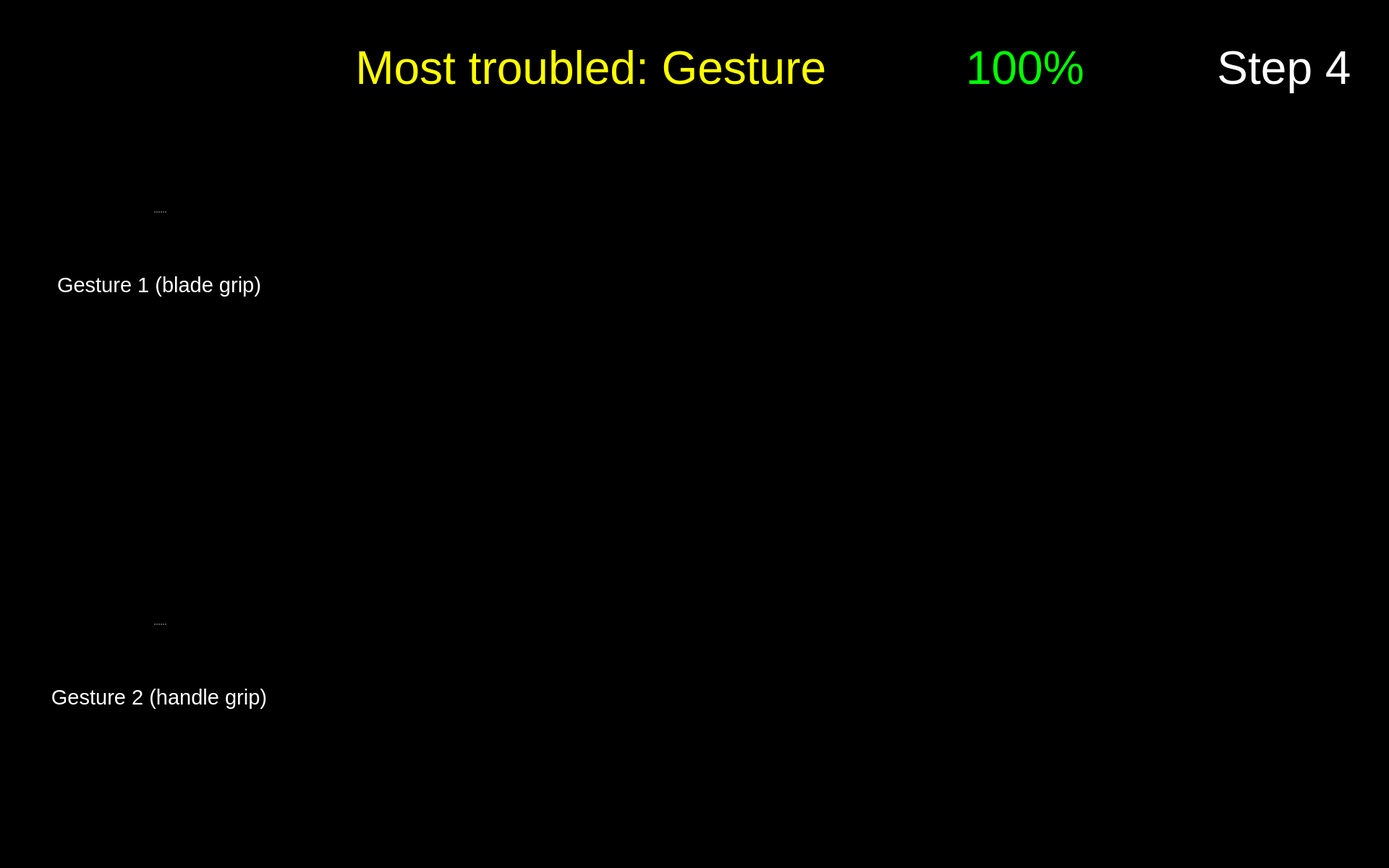
<?xml version="1.0" encoding="UTF-8"?>
<ui version="4.0">
 <class>Form</class>
 <widget class="QWidget" name="Form">
  <property name="geometry">
   <rect>
    <x>0</x>
    <y>0</y>
    <width>1920</width>
    <height>1200</height>
   </rect>
  </property>
  <property name="maximumSize">
   <size>
    <width>1920</width>
    <height>1200</height>
   </size>
  </property>
  <property name="windowTitle">
   <string>Form</string>
  </property>
  <property name="styleSheet">
   <string notr="true">background-color: rgb(0, 0, 0);</string>
  </property>
  <widget class="QPushButton" name="button_nav_left">
   <property name="enabled">
    <bool>true</bool>
   </property>
   <property name="geometry">
    <rect>
     <x>800</x>
     <y>560</y>
     <width>150</width>
     <height>150</height>
    </rect>
   </property>
   <property name="minimumSize">
    <size>
     <width>81</width>
     <height>81</height>
    </size>
   </property>
   <property name="maximumSize">
    <size>
     <width>150</width>
     <height>150</height>
    </size>
   </property>
   <property name="cursor">
    <cursorShape>OpenHandCursor</cursorShape>
   </property>
   <property name="focusPolicy">
    <enum>Qt::WheelFocus</enum>
   </property>
   <property name="contextMenuPolicy">
    <enum>Qt::DefaultContextMenu</enum>
   </property>
   <property name="layoutDirection">
    <enum>Qt::LeftToRight</enum>
   </property>
   <property name="autoFillBackground">
    <bool>false</bool>
   </property>
   <property name="styleSheet">
    <string notr="true"/>
   </property>
   <property name="icon">
    <iconset resource="resources/res.qrc">
     <normaloff>:/buttons/Button Left.svg</normaloff>:/buttons/Button Left.svg</iconset>
   </property>
   <property name="iconSize">
    <size>
     <width>144</width>
     <height>144</height>
    </size>
   </property>
   <property name="autoDefault">
    <bool>false</bool>
   </property>
   <property name="default">
    <bool>false</bool>
   </property>
   <property name="flat">
    <bool>true</bool>
   </property>
  </widget>
  <widget class="QPushButton" name="button_nav_right">
   <property name="enabled">
    <bool>true</bool>
   </property>
   <property name="geometry">
    <rect>
     <x>960</x>
     <y>560</y>
     <width>150</width>
     <height>150</height>
    </rect>
   </property>
   <property name="minimumSize">
    <size>
     <width>81</width>
     <height>81</height>
    </size>
   </property>
   <property name="maximumSize">
    <size>
     <width>150</width>
     <height>150</height>
    </size>
   </property>
   <property name="cursor">
    <cursorShape>OpenHandCursor</cursorShape>
   </property>
   <property name="focusPolicy">
    <enum>Qt::WheelFocus</enum>
   </property>
   <property name="contextMenuPolicy">
    <enum>Qt::DefaultContextMenu</enum>
   </property>
   <property name="layoutDirection">
    <enum>Qt::LeftToRight</enum>
   </property>
   <property name="autoFillBackground">
    <bool>false</bool>
   </property>
   <property name="styleSheet">
    <string notr="true"/>
   </property>
   <property name="icon">
    <iconset resource="resources/res.qrc">
     <normaloff>:/buttons/Button Right.svg</normaloff>:/buttons/Button Right.svg</iconset>
   </property>
   <property name="iconSize">
    <size>
     <width>144</width>
     <height>144</height>
    </size>
   </property>
   <property name="autoDefault">
    <bool>false</bool>
   </property>
   <property name="default">
    <bool>false</bool>
   </property>
   <property name="flat">
    <bool>true</bool>
   </property>
  </widget>
  <widget class="QWidget" name="widget_score" native="true">
   <property name="geometry">
    <rect>
     <x>1180</x>
     <y>20</y>
     <width>450</width>
     <height>150</height>
    </rect>
   </property>
   <widget class="QWidget" name="horizontalLayoutWidget_2">
    <property name="geometry">
     <rect>
      <x>-1</x>
      <y>-1</y>
      <width>451</width>
      <height>152</height>
     </rect>
    </property>
    <layout class="QHBoxLayout" name="horizontalLayout_2">
     <item>
      <widget class="QLabel" name="score_flag">
       <property name="enabled">
        <bool>true</bool>
       </property>
       <property name="sizePolicy">
        <sizepolicy hsizetype="Preferred" vsizetype="Preferred">
         <horstretch>0</horstretch>
         <verstretch>0</verstretch>
        </sizepolicy>
       </property>
       <property name="maximumSize">
        <size>
         <width>150</width>
         <height>150</height>
        </size>
       </property>
       <property name="text">
        <string/>
       </property>
       <property name="pixmap">
        <pixmap resource="resources/res.qrc">:/img/Score Flag.svg</pixmap>
       </property>
      </widget>
     </item>
     <item>
      <widget class="QLabel" name="label_text_score">
       <property name="font">
        <font>
         <pointsize>48</pointsize>
        </font>
       </property>
       <property name="styleSheet">
        <string notr="true">color: rgb(0, 255, 0);</string>
       </property>
       <property name="text">
        <string>&lt;html&gt;&lt;head/&gt;&lt;body&gt;&lt;p&gt;&lt;span style=&quot; color:#00ff00;&quot;&gt;100%&lt;/span&gt;&lt;/p&gt;&lt;/body&gt;&lt;/html&gt;</string>
       </property>
       <property name="alignment">
        <set>Qt::AlignLeading|Qt::AlignLeft|Qt::AlignVCenter</set>
       </property>
       <property name="wordWrap">
        <bool>true</bool>
       </property>
      </widget>
     </item>
    </layout>
   </widget>
  </widget>
  <widget class="QPushButton" name="button_exit">
   <property name="enabled">
    <bool>true</bool>
   </property>
   <property name="geometry">
    <rect>
     <x>1760</x>
     <y>1040</y>
     <width>150</width>
     <height>150</height>
    </rect>
   </property>
   <property name="minimumSize">
    <size>
     <width>81</width>
     <height>81</height>
    </size>
   </property>
   <property name="maximumSize">
    <size>
     <width>150</width>
     <height>150</height>
    </size>
   </property>
   <property name="cursor">
    <cursorShape>OpenHandCursor</cursorShape>
   </property>
   <property name="focusPolicy">
    <enum>Qt::WheelFocus</enum>
   </property>
   <property name="contextMenuPolicy">
    <enum>Qt::DefaultContextMenu</enum>
   </property>
   <property name="icon">
    <iconset resource="resources/res.qrc">
     <normaloff>:/buttons/Button Exit.svg</normaloff>:/buttons/Button Exit.svg</iconset>
   </property>
   <property name="iconSize">
    <size>
     <width>144</width>
     <height>144</height>
    </size>
   </property>
   <property name="autoDefault">
    <bool>false</bool>
   </property>
   <property name="default">
    <bool>false</bool>
   </property>
   <property name="flat">
    <bool>true</bool>
   </property>
  </widget>
  <widget class="QLabel" name="icon_expert_1">
   <property name="enabled">
    <bool>true</bool>
   </property>
   <property name="geometry">
    <rect>
     <x>490</x>
     <y>220</y>
     <width>100</width>
     <height>100</height>
    </rect>
   </property>
   <property name="sizePolicy">
    <sizepolicy hsizetype="Preferred" vsizetype="Preferred">
     <horstretch>0</horstretch>
     <verstretch>0</verstretch>
    </sizepolicy>
   </property>
   <property name="maximumSize">
    <size>
     <width>100</width>
     <height>100</height>
    </size>
   </property>
   <property name="text">
    <string/>
   </property>
   <property name="pixmap">
    <pixmap resource="resources/res.qrc">:/img/Icon Expert.png</pixmap>
   </property>
   <property name="scaledContents">
    <bool>true</bool>
   </property>
  </widget>
  <widget class="QLabel" name="label_plot_2">
   <property name="geometry">
    <rect>
     <x>490</x>
     <y>760</y>
     <width>850</width>
     <height>340</height>
    </rect>
   </property>
   <property name="maximumSize">
    <size>
     <width>1200</width>
     <height>480</height>
    </size>
   </property>
   <property name="font">
    <font>
     <pointsize>48</pointsize>
    </font>
   </property>
   <property name="styleSheet">
    <string notr="true">color: rgb(255, 255, 255);</string>
   </property>
   <property name="text">
    <string/>
   </property>
   <property name="scaledContents">
    <bool>true</bool>
   </property>
  </widget>
  <widget class="QLabel" name="image_step">
   <property name="geometry">
    <rect>
     <x>1650</x>
     <y>170</y>
     <width>250</width>
     <height>250</height>
    </rect>
   </property>
   <property name="font">
    <font>
     <pointsize>48</pointsize>
    </font>
   </property>
   <property name="styleSheet">
    <string notr="true">color: rgb(255, 255, 255);</string>
   </property>
   <property name="text">
    <string/>
   </property>
   <property name="pixmap">
    <pixmap resource="resources/res.qrc">:/detected steps/Detected Step4 Button.png</pixmap>
   </property>
   <property name="alignment">
    <set>Qt::AlignCenter</set>
   </property>
   <property name="wordWrap">
    <bool>true</bool>
   </property>
  </widget>
  <widget class="QLabel" name="icon_expert_2">
   <property name="enabled">
    <bool>true</bool>
   </property>
   <property name="geometry">
    <rect>
     <x>490</x>
     <y>810</y>
     <width>100</width>
     <height>100</height>
    </rect>
   </property>
   <property name="sizePolicy">
    <sizepolicy hsizetype="Preferred" vsizetype="Preferred">
     <horstretch>0</horstretch>
     <verstretch>0</verstretch>
    </sizepolicy>
   </property>
   <property name="maximumSize">
    <size>
     <width>100</width>
     <height>100</height>
    </size>
   </property>
   <property name="text">
    <string/>
   </property>
   <property name="pixmap">
    <pixmap resource="resources/res.qrc">:/img/Icon Expert.png</pixmap>
   </property>
   <property name="scaledContents">
    <bool>true</bool>
   </property>
  </widget>
  <widget class="QLabel" name="icon_reaction_1">
   <property name="enabled">
    <bool>true</bool>
   </property>
   <property name="geometry">
    <rect>
     <x>1400</x>
     <y>250</y>
     <width>200</width>
     <height>200</height>
    </rect>
   </property>
   <property name="sizePolicy">
    <sizepolicy hsizetype="Preferred" vsizetype="Preferred">
     <horstretch>0</horstretch>
     <verstretch>0</verstretch>
    </sizepolicy>
   </property>
   <property name="maximumSize">
    <size>
     <width>200</width>
     <height>200</height>
    </size>
   </property>
   <property name="text">
    <string/>
   </property>
   <property name="scaledContents">
    <bool>true</bool>
   </property>
  </widget>
  <widget class="QLabel" name="icon_newbie_1">
   <property name="enabled">
    <bool>true</bool>
   </property>
   <property name="geometry">
    <rect>
     <x>490</x>
     <y>380</y>
     <width>100</width>
     <height>100</height>
    </rect>
   </property>
   <property name="sizePolicy">
    <sizepolicy hsizetype="Preferred" vsizetype="Preferred">
     <horstretch>0</horstretch>
     <verstretch>0</verstretch>
    </sizepolicy>
   </property>
   <property name="maximumSize">
    <size>
     <width>100</width>
     <height>100</height>
    </size>
   </property>
   <property name="text">
    <string/>
   </property>
   <property name="pixmap">
    <pixmap resource="resources/res.qrc">:/img/Icon User.png</pixmap>
   </property>
   <property name="scaledContents">
    <bool>true</bool>
   </property>
  </widget>
  <widget class="QLabel" name="label_plot_1">
   <property name="geometry">
    <rect>
     <x>490</x>
     <y>180</y>
     <width>850</width>
     <height>340</height>
    </rect>
   </property>
   <property name="maximumSize">
    <size>
     <width>1200</width>
     <height>480</height>
    </size>
   </property>
   <property name="font">
    <font>
     <pointsize>48</pointsize>
    </font>
   </property>
   <property name="styleSheet">
    <string notr="true">color: rgb(255, 255, 255);</string>
   </property>
   <property name="text">
    <string/>
   </property>
   <property name="scaledContents">
    <bool>true</bool>
   </property>
  </widget>
  <widget class="QLabel" name="icon_newbie_2">
   <property name="enabled">
    <bool>true</bool>
   </property>
   <property name="geometry">
    <rect>
     <x>490</x>
     <y>960</y>
     <width>100</width>
     <height>100</height>
    </rect>
   </property>
   <property name="sizePolicy">
    <sizepolicy hsizetype="Preferred" vsizetype="Preferred">
     <horstretch>0</horstretch>
     <verstretch>0</verstretch>
    </sizepolicy>
   </property>
   <property name="maximumSize">
    <size>
     <width>100</width>
     <height>100</height>
    </size>
   </property>
   <property name="text">
    <string/>
   </property>
   <property name="pixmap">
    <pixmap resource="resources/res.qrc">:/img/Icon User.png</pixmap>
   </property>
   <property name="scaledContents">
    <bool>true</bool>
   </property>
  </widget>
  <widget class="QLabel" name="icon_reaction_2">
   <property name="enabled">
    <bool>true</bool>
   </property>
   <property name="geometry">
    <rect>
     <x>1400</x>
     <y>820</y>
     <width>200</width>
     <height>200</height>
    </rect>
   </property>
   <property name="sizePolicy">
    <sizepolicy hsizetype="Preferred" vsizetype="Preferred">
     <horstretch>0</horstretch>
     <verstretch>0</verstretch>
    </sizepolicy>
   </property>
   <property name="maximumSize">
    <size>
     <width>200</width>
     <height>200</height>
    </size>
   </property>
   <property name="text">
    <string/>
   </property>
   <property name="scaledContents">
    <bool>true</bool>
   </property>
  </widget>
  <widget class="QLabel" name="label_trouble">
   <property name="geometry">
    <rect>
     <x>260</x>
     <y>20</y>
     <width>900</width>
     <height>150</height>
    </rect>
   </property>
   <property name="font">
    <font>
     <family>Arial</family>
     <pointsize>48</pointsize>
     <weight>9</weight>
     <italic>false</italic>
     <bold>false</bold>
    </font>
   </property>
   <property name="styleSheet">
    <string notr="true">font: 75 48pt &quot;Arial&quot;;
color: rgb(255, 255, 0);</string>
   </property>
   <property name="text">
    <string>Most troubled: Gesture </string>
   </property>
   <property name="textFormat">
    <enum>Qt::RichText</enum>
   </property>
   <property name="alignment">
    <set>Qt::AlignRight|Qt::AlignTrailing|Qt::AlignVCenter</set>
   </property>
   <property name="wordWrap">
    <bool>true</bool>
   </property>
  </widget>
  <widget class="QLabel" name="label_text_step">
   <property name="geometry">
    <rect>
     <x>1650</x>
     <y>20</y>
     <width>250</width>
     <height>150</height>
    </rect>
   </property>
   <property name="font">
    <font>
     <family>Arial</family>
     <pointsize>48</pointsize>
     <weight>9</weight>
     <italic>false</italic>
     <bold>false</bold>
    </font>
   </property>
   <property name="styleSheet">
    <string notr="true">font: 75 48pt &quot;Arial&quot;;
color: rgb(255, 255, 255);</string>
   </property>
   <property name="text">
    <string>Step 4</string>
   </property>
   <property name="textFormat">
    <enum>Qt::RichText</enum>
   </property>
   <property name="alignment">
    <set>Qt::AlignCenter</set>
   </property>
   <property name="wordWrap">
    <bool>true</bool>
   </property>
  </widget>
  <widget class="QSplitter" name="splitter_2">
   <property name="geometry">
    <rect>
     <x>60</x>
     <y>210</y>
     <width>320</width>
     <height>282</height>
    </rect>
   </property>
   <property name="orientation">
    <enum>Qt::Vertical</enum>
   </property>
   <widget class="QLabel" name="image_required_1">
    <property name="maximumSize">
     <size>
      <width>320</width>
      <height>240</height>
     </size>
    </property>
    <property name="text">
     <string/>
    </property>
    <property name="pixmap">
     <pixmap resource="resources/res.qrc">:/img/step4_gesture1.png</pixmap>
    </property>
    <property name="scaledContents">
     <bool>true</bool>
    </property>
   </widget>
   <widget class="QLabel" name="text_required_1">
    <property name="font">
     <font>
      <family>Arial</family>
      <pointsize>22</pointsize>
      <weight>9</weight>
      <italic>false</italic>
      <bold>false</bold>
     </font>
    </property>
    <property name="styleSheet">
     <string notr="true">font: 75 22pt &quot;Arial&quot;;
color: rgb(255, 255, 255);</string>
    </property>
    <property name="text">
     <string>Gesture 1 (blade grip)</string>
    </property>
    <property name="textFormat">
     <enum>Qt::PlainText</enum>
    </property>
    <property name="alignment">
     <set>Qt::AlignCenter</set>
    </property>
    <property name="wordWrap">
     <bool>true</bool>
    </property>
   </widget>
  </widget>
  <widget class="QSplitter" name="splitter_3">
   <property name="geometry">
    <rect>
     <x>60</x>
     <y>780</y>
     <width>320</width>
     <height>282</height>
    </rect>
   </property>
   <property name="orientation">
    <enum>Qt::Vertical</enum>
   </property>
   <widget class="QLabel" name="image_required_2">
    <property name="maximumSize">
     <size>
      <width>320</width>
      <height>240</height>
     </size>
    </property>
    <property name="text">
     <string/>
    </property>
    <property name="pixmap">
     <pixmap resource="resources/res.qrc">:/img/step4_gesture2.png</pixmap>
    </property>
    <property name="scaledContents">
     <bool>true</bool>
    </property>
   </widget>
   <widget class="QLabel" name="text_required_2">
    <property name="font">
     <font>
      <family>Arial</family>
      <pointsize>22</pointsize>
      <weight>9</weight>
      <italic>false</italic>
      <bold>false</bold>
     </font>
    </property>
    <property name="styleSheet">
     <string notr="true">font: 75 22pt &quot;Arial&quot;;
color: rgb(255, 255, 255);</string>
    </property>
    <property name="text">
     <string>Gesture 2 (handle grip)</string>
    </property>
    <property name="textFormat">
     <enum>Qt::PlainText</enum>
    </property>
    <property name="alignment">
     <set>Qt::AlignCenter</set>
    </property>
    <property name="wordWrap">
     <bool>true</bool>
    </property>
   </widget>
  </widget>
  <zorder>label_plot_1</zorder>
  <zorder>button_nav_left</zorder>
  <zorder>button_nav_right</zorder>
  <zorder>widget_score</zorder>
  <zorder>button_exit</zorder>
  <zorder>icon_expert_1</zorder>
  <zorder>label_plot_2</zorder>
  <zorder>image_step</zorder>
  <zorder>icon_expert_2</zorder>
  <zorder>icon_reaction_1</zorder>
  <zorder>icon_newbie_1</zorder>
  <zorder>icon_newbie_2</zorder>
  <zorder>icon_reaction_2</zorder>
  <zorder>label_trouble</zorder>
  <zorder>label_text_step</zorder>
  <zorder>splitter_2</zorder>
  <zorder>splitter_3</zorder>
 </widget>
 <resources>
  <include location="resources/res.qrc"/>
 </resources>
 <connections/>
</ui>
